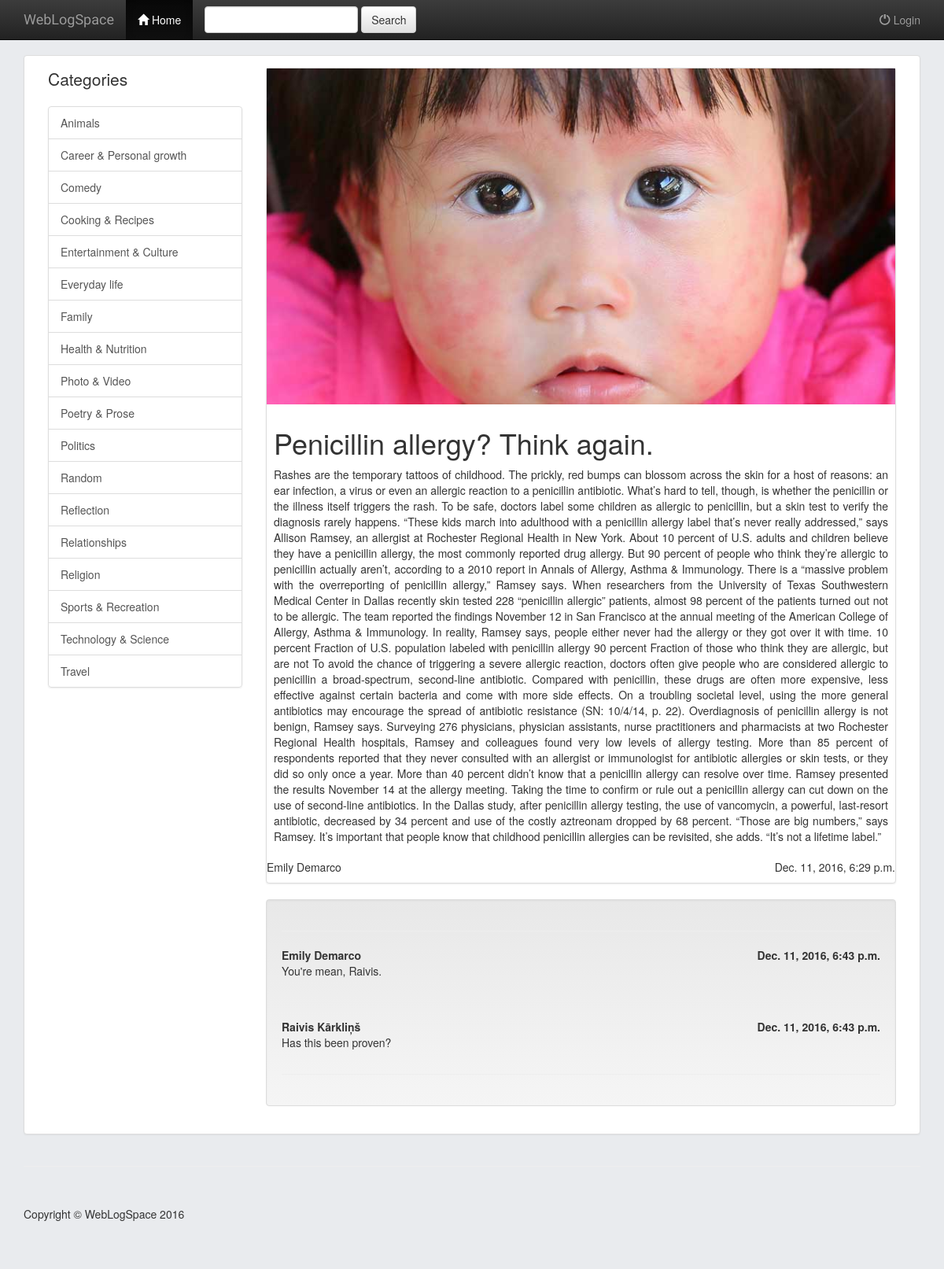
The app's page /blog/31/ with its own data.
### home/models.py (models this page shows, shortened)
class Category(models.Model):
    name = models.CharField(max_length=30, blank=False, unique=True)

class Blog(models.Model):
    title = models.CharField(max_length=255, blank=False)
    category = models.ForeignKey(Category, on_delete=models.CASCADE, blank=False, default=12)
    text = models.CharField(max_length=100000, blank=False)
    author = models.ForeignKey(User, on_delete=models.CASCADE)
    date_created = models.DateTimeField()
    picture = models.FileField(blank=False)
    class Meta:
        ordering = ['-date_created']

class Comment(models.Model):
    author = models.ForeignKey(User, on_delete=models.CASCADE)
    date_created = models.DateTimeField()
    blog = models.ForeignKey(Blog, on_delete=models.CASCADE)
    text = models.CharField(max_length=1000, blank=False)
    class Meta:
        ordering = ['-date_created']

### home/views.py (the view, shortened to what this page needs)
# urls.py: url(r'^blog/(?P<blog_pk>[0-9]+)/$', views.blogview, name='blog'),
def blogview(request, blog_pk):
    user = request.user
    blog = get_object_or_404(Blog, pk=blog_pk)
    categories = Category.objects.all().order_by('name')
    return render(request, 'home/article.html', {'blog': blog, 'user':user, 'categories': categories})

### home/templates/home/article.html (shortened to what this page needs)
{% extends 'home/base.html' %}
{% block home_active %}active{% endblock %}
{% block body %}
<div class="col-md-9">
	<div class="thumbnail">
		<img class="img-responsive" src="{{ blog.picture.url }}" alt="{{ blog.title }}"style="max-height:500px;">
		<div class="caption-full">
			<h1>{{ blog.title }}</h1>
			<p id="tagline" class="fulljustify">{{ blog.text }}</p>
		</div>
		<div class="ratings">
			<p class="pull-right">{{ blog.date_created }}</p>
			<p>
				{% if user.is_authenticated %}
				<span><a href="{% url 'home:profile' blog.author.id %}">{{ blog.author.first_name }} {{ blog.author.last_name }}</a></span><br>
				<span></span>
				{% else %}
				<span>{{ blog.author.first_name }} {{ blog.author.last_name }}</span><br>
				{% endif %}
			</p>
		</div>
	</div>
	<div class="well">
		<hr>
		{% for comment in blog.comment_set.all %}
		<div class="row">
			<div class="col-md-12">
				<strong> {{ comment.author.first_name }} {{ comment.author.last_name }}</strong>
				<span class="pull-right"><strong>{{ comment.date_created }}</strong></span>
				<p>{{ comment.text }}</p>
			</div>
		</div>
		<hr>
		{% endfor %}
	</div>
</div>
{% endblock %}

### home/templates/home/base.html (shortened to what this page needs)
<!DOCTYPE html>
<html lang="en">
	<head>
		{% load staticfiles %}
		<link rel="stylesheet" href="https://maxcdn.bootstrapcdn.com/bootstrap/3.3.7/css/bootstrap.min.css">
		<link rel="stylesheet" href="https://maxcdn.bootstrapcdn.com/bootstrap/3.3.7/css/bootstrap-theme.min.css">
		<link rel="stylesheet" type="text/css" href="{% static 'home/style.css' %}"/>
	</head>
	<body>
		<nav class="navbar navbar-inverse navbar-fixed-top">
			<div class="container">
				<div class="navbar-header">
					<a class="navbar-brand" href="{% url 'home:index' %}">WebLogSpace</a>
				</div>
				<div class="collapse navbar-collapse" id="topNavBar">
					<ul class="nav navbar-nav">
						<li class="{% block home_active %}{% endblock %}">
							<a href="{% url 'home:index' %}">
							<span class="glyphicon glyphicon-home"></span>
							Home
							</a>
						</li>
					</ul>
					<form class="navbar-form navbar-left" role="search" method="get" action="{% url 'home:index' %}">
						<div class="form-group">
							<input type="text" class="form-control" name="q" value="{{ request.GET.q }}">
						</div>
						<button type="submit" class="btn btn-default">Search</button>
					</form>
					<ul class="nav navbar-nav navbar-right">
						{% if user.is_authenticated %}
						<li class="{% block add_blog_active %}{% endblock %}">
							<a href="{% url 'home:add_blog' %}">
							<span class="glyphicon glyphicon-plus"></span>
							Add Blog
							</a>
						</li>
						<li class="">
							<a href="{% url 'home:logout' %}">
							<span class="glyphicon glyphicon-off"></span>
							Logout
							</a>
						</li>
						{% else %}
						<li class="{% block login_active %}{% endblock %}">
							<a href="{% url 'home:login' %}">
							<span class="glyphicon glyphicon-off"></span>
							Login
							</a>
						</li>
						{% endif %}
					</ul>
				</div>
			</div>
		</nav>
		<div class="container">
			<div class="row">
				<div class="col-sm-12 col-md-12">
					<div class="panel panel-default">
						<div class="panel-body">
							{% block sidebar %}
							{% for category in categories %}
							{% if forloop.first %}
							<div class="col-md-3">
								<p class="lead">Categories</p>
								<div class="list-group">
									{% endif %}
									<a href="{% url 'home:category' category.id %}" class="list-group-item">{{ category.name }}</a>
									{% endfor %}
								</div>
							</div>
							{% endblock %}
							{% block body %}
							{% endblock %}
						</div>
					</div>
				</div>
			</div>
		</div>
		{% block footer %}
		<div class="container">
			<hr>
			<footer>
				<div class="row">
					<div class="col-lg-12">
						<p>Copyright &copy; WebLogSpace 2016</p>
					</div>
				</div>
			</footer>
		</div>
		{% endblock %}
	</body>
</html>

### home/static/home/style.css (style rules this page uses)
body { padding-top: 70px; background-color: #e9ebee; }
.navbar-brand { font-family: 'Satisfy', cursive; }
.thumbnail img { width: 100%; }
.thumbnail { padding: 0; }
.thumbnail .caption-full { padding: 9px; color: #333; }
footer { margin: 50px 0; }
.fulljustify { text-align:justify; }
.fulljustify:after { display: inline-block; width: 100%; }

### records on screen
Category: shows "Categories", name "Animals"
Category: name "Career & Personal growth"
Category: name "Comedy"
Category: name "Cooking & Recipes"
Category: name "Entertainment & Culture"
Category: name "Everyday life"
Category: name "Family"
Category: name "Health & Nutrition"
Category: name "Photo & Video"
Category: name "Poetry & Prose"
Category: name "Politics"
Category: name "Random"
Category: name "Reflection"
Category: name "Relationships"
Category: name "Religion"
Category: name "Sports & Recreation"
Category: name "Technology & Science"
Category: name "Travel"
Blog: picture (picture), title "Penicillin allergy? Think again.", text "Rashes are the temporary tattoos of childhood. The prickly, red bumps can blossom across the skin for a host of reasons: an ear infection, a virus or even an allergic reaction to a penicillin antibiotic. What’s hard to tell, though, is whether the penicillin or the illness itself triggers the rash. To be safe, doctors label some children as allergic to penicillin, but a skin test to verify the diagnosis rarely happens. “These kids march into adulthood with a penicillin allergy label that’s never really addressed,” says Allison Ramsey, an allergist at Rochester Regional Health in New York. About 10 percent of U.S. adults and children believe they have a penicillin allergy, the most commonly…", date_created "Dec. 11, 2016, 6:29 p.m.", author.first_name "Emily", author.last_name "Demarco"
Comment: author.first_name "Emily", author.last_name "Demarco", date_created "Dec. 11, 2016, 6:43 p.m.", text "You're mean, Raivis."
Comment: author.first_name "Raivis", author.last_name "Kārkliņš", date_created "Dec. 11, 2016, 6:43 p.m.", text "Has this been proven?"
